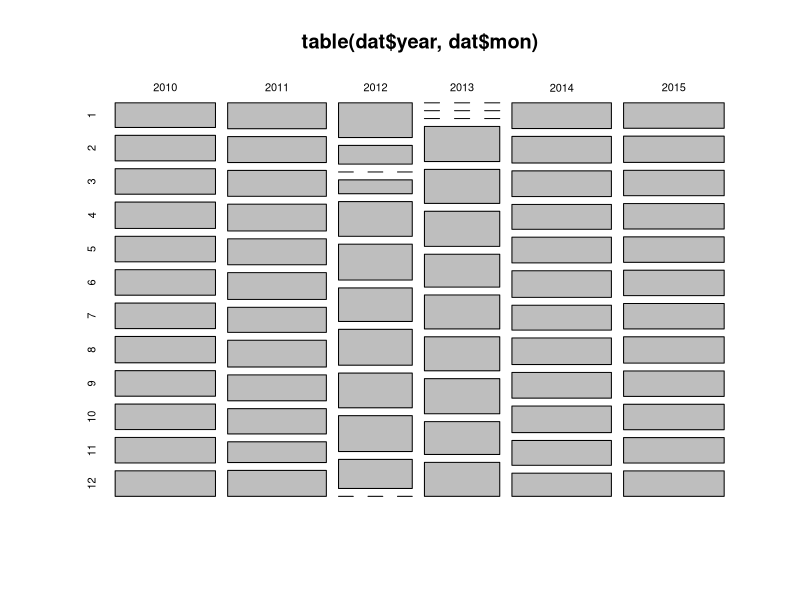
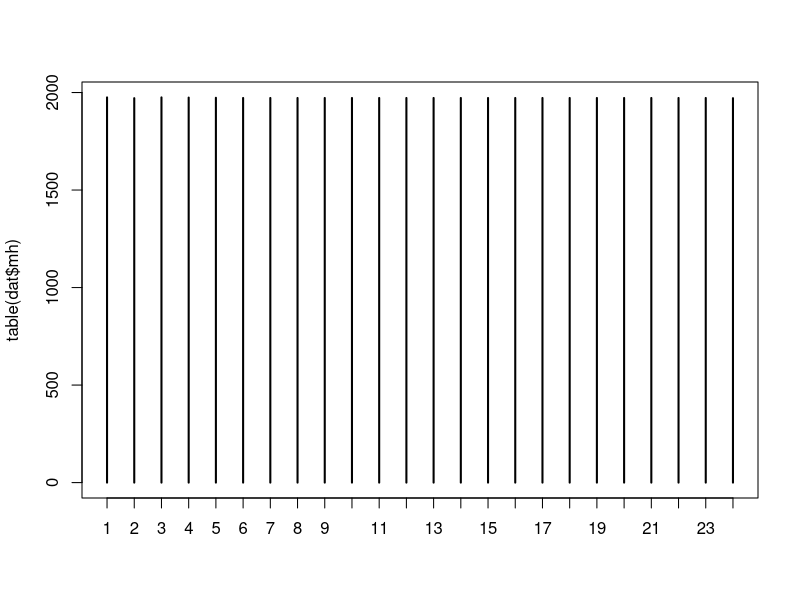
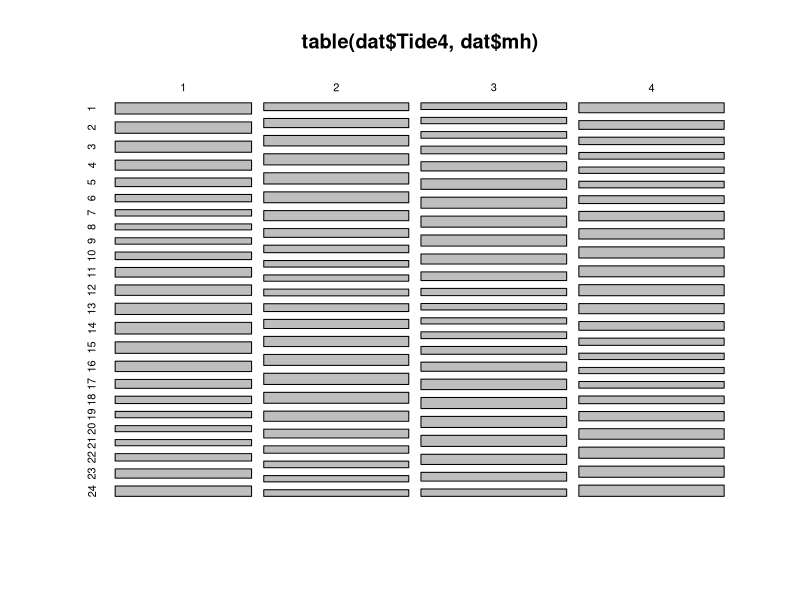
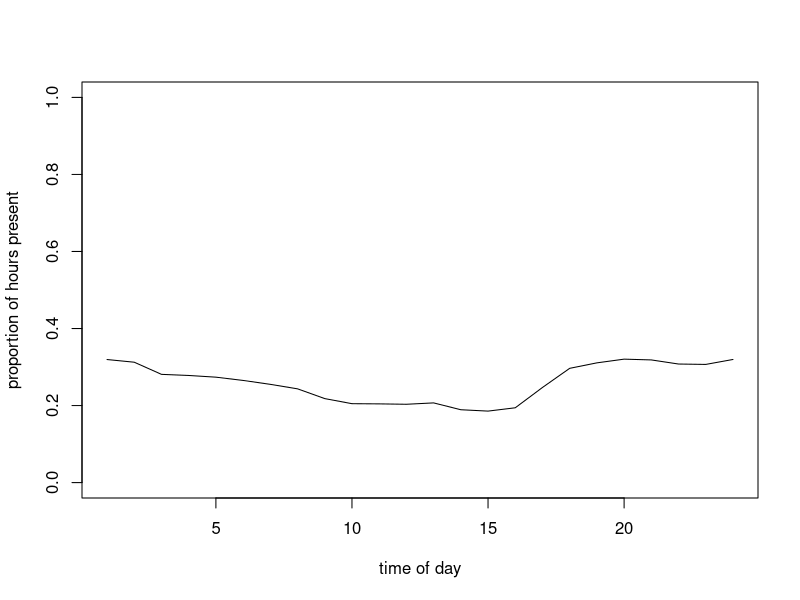
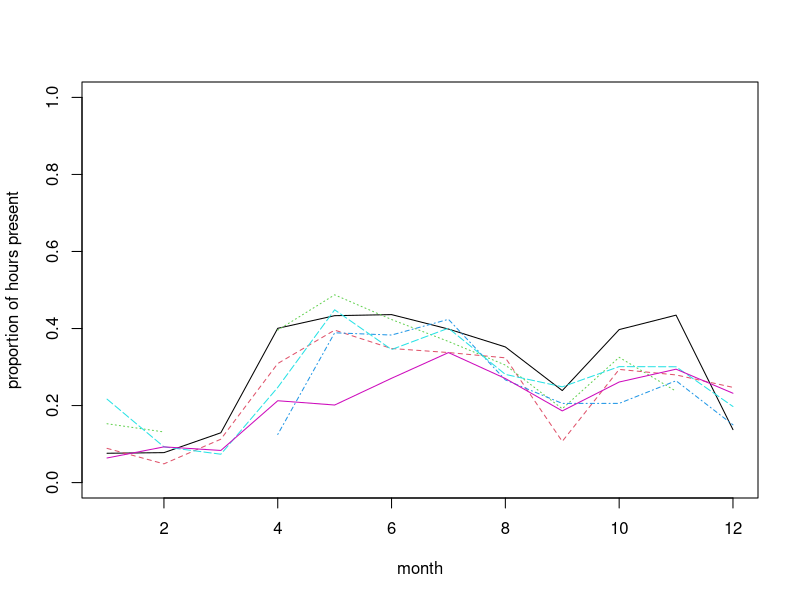
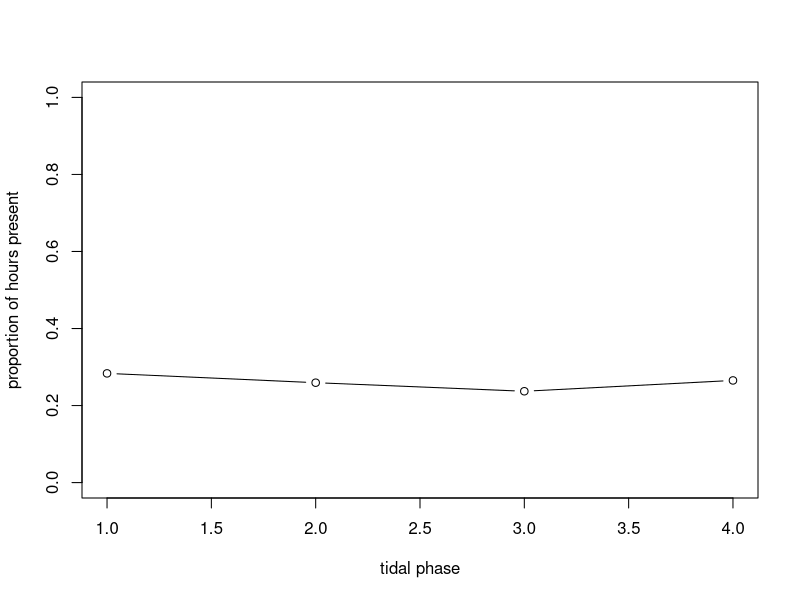
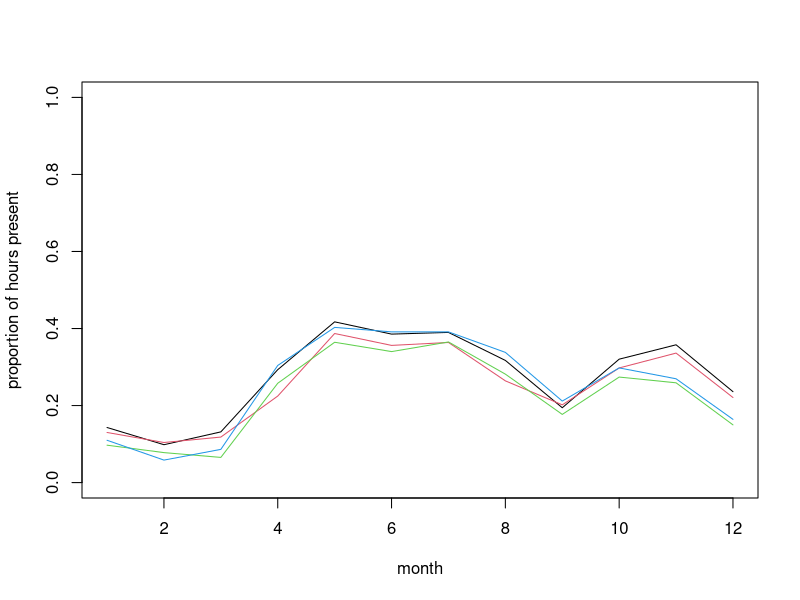
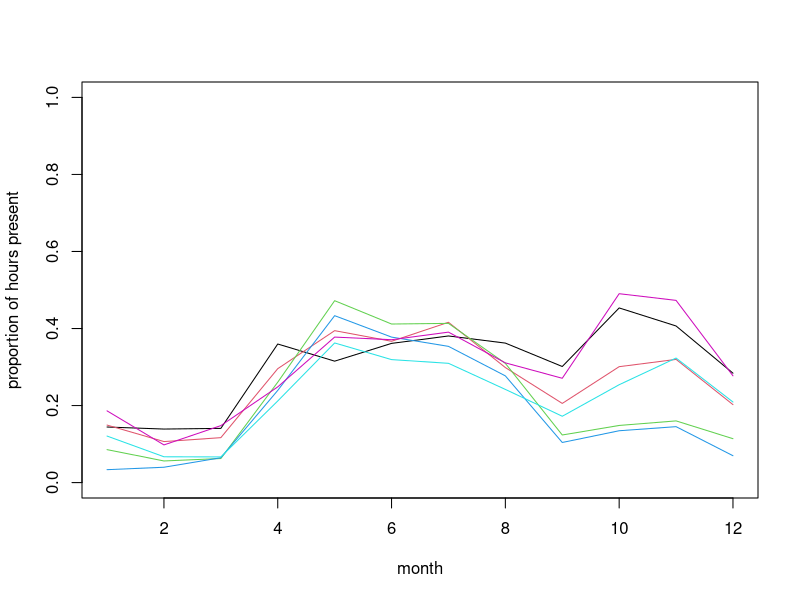

R code for these plots, in order:
## ---- chunk 1
knitr::opts_chunk$set(echo=TRUE, message = FALSE, warning = FALSE, eval = FALSE, cache = FALSE)

SOLUTIONS<- TRUE
## ---- chunk 2

dat<- read.csv("./data/dolphin.csv", stringsAsFactors= T)

# re-ordering factor levels for convenience:
dat$Per2<- factor(dat$Per2, levels= c("RestOfYear", "MayJun"))
# (making "RestOfYear" the reference level)
dat$Per4<- factor(dat$Per4, levels= c("RestOfYear", "MayJun1", "MayJun2", "MayJun3"))
dat$Time6<- factor(dat$Time6, levels= c("MNight", "AM1", "AM2", "MDay", "PM1", "PM2"))
# reordering chronologically

str(dat)
## ---- chunk 3
# count observations per year/month combination and represent as mosaicplot
plot(table(dat$year, dat$mon))
# CPOD failure in Feb-April 2012 and Dec 2012-March 2013

plot(table(dat$mh))
# fairly even representation of hours
# (that's on the random sample; Almost perfectly balanced on the full dataset)

plot(table(dat$Tide4, dat$mh))
# even representation of tides
# time of day and tidal phase not independent (but not a linear correlation)

# presence in relation to time of day
plot(tapply(dat$presence, list(dat$mh), mean), type= "l", ylim= c(0, 1),
		 xlab= "time of day", ylab= "proportion of hours present")

# are seasonal patterns similar between years?
matplot(tapply(dat$presence, list(dat$mon, dat$year), mean), type= "l",
				ylim= c(0, 1), xlab= "month", ylab= "proportion of hours present")

# Presence in relation to tide
plot(tapply(dat$presence, list(dat$Tide4), mean), type= "b", ylim= c(0, 1),
     xlab= "tidal phase",
		 ylab= "proportion of hours present")

matplot(tapply(dat$presence, list(dat$mon, dat$Tide4), mean), type= "l",
       ylim= c(0, 1),
			 xlab= "month", ylab= "proportion of hours present", lty= 1)
# no change in pattern of tide use across seasons

# Seasonal variation in diel pattern
matplot(tapply(dat$presence, list(dat$mon, dat$Time6), mean), type= "l", 
        ylim= c(0, 1), 
				xlab= "month", ylab= "proportion of hours present", lty= 1)
# stronger diel pattern in later part of the year

# Variation in diel pattern between May-June (red) and the rest of the year
matplot(tapply(dat$presence, list(dat$mh, dat$Per2), mean), type= "l",
        ylim= c(0, 1), 
				xlab= "time of day", ylab= "proportion of hours present", lty= 1)
# less nocturnal in spring?

# with more categories in spring
matplot(tapply(dat$presence, list(dat$mh, dat$Per4), mean), type= "l", 
        ylim= c(0, 1), 
				xlab= "time of day", ylab= "proportion of hours present", lty= 1)
# no obvious systematic difference between the 3 portions of May-June

## ---- chunk 4
PA1<- glm(presence ~ tideangle_deg + mh + julianday + tideangle_deg:mh +
					mh:julianday + tideangle_deg:julianday, family= binomial, data= dat)
## ---- chunk 5
summary(PA1)

# Model description:
# presence ~ Bernoulli(p)  or presence ~ Binomial(N= 1, p)
# log(p / (1-p)) = 
#       -1.04*(Intercept) + -0.0018*tideangle_deg - 0.0028*mh 
#       + 0.0015*julianday - 0.00010*tideangle_deg*mh 
#       + 3.63e-07*tideangle_deg*julianday + 5.48e-05*mh*julianday 

# "(Intercept)" general intercept
# "tideangle_deg" main effect of tide angle
# "mh" main effect of time of day
# "julianday" main effect of day of year
# "tideangle_deg:mh" does effect of tide angle change with time of day?
# "tideangle_deg:julianday" does effect of tide angle change with day of year?
# "mh:julianday" does effect of time of day change with day of year?

## ---- chunk 6
drop1(PA1, test= "Chisq")
# drop tideangle_deg:julianday

PA2<- update(PA1, . ~ . - tideangle_deg:julianday)
drop1(PA2, test= "Chisq")
# drop mh:julianday

PA3<- update(PA2, . ~ . - mh:julianday)
drop1(PA3, test= "Chisq")
# nothing left to drop.

# writing final model in full for clarity:
PA4<- glm(presence ~ tideangle_deg + mh + julianday + tideangle_deg:mh, 
          family= binomial, data= dat)

summary(PA4)
## ---- chunk 7
library(car)
vif(PA4)
# High for terms involved in the interaction, as expected. No concern.

par(mfrow= c(2, 2))
plot(PA4, col= dat$presence + 1) # red is presence, black is absence
# Not very useful statistical art. Not worth framing either.

# plot against predictors:
res4.p<- resid(PA4, type= "pearson")

par(mfrow= c(2, 2))
plot(res4.p ~ dat$tideangle_deg, col= dat$presence + 1)

plot(res4.p ~ dat$mh, col= dat$presence + 1)

plot(res4.p ~ dat$julianday, col= dat$presence + 1)

# Can't see anything useful.

# Use arm if you can:
library(arm)
par(mfrow= c(2, 2))
binnedplot(x= dat$tideangle_deg, y= res4.p, xlab= "Tide angle", nclass= 100)
binnedplot(x= dat$mh, y= res4.p, xlab= "hour")
binnedplot(x= dat$julianday, y= res4.p, xlab= "Day of the year", nclass= 100)
## ---- chunk 8
# clearly some unwanted patterns, especially in mh and julianday
# but possibly in tide angle, too
# all pointing at non-linear effects of the predictors on the response

## ---- chunk 9
par(mfrow= c(2, 2))
plot(res4.p ~ dat$tideangle_deg, col= dat$presence + 1)
tide.means<- tapply(res4.p, list(dat$tideangle_deg), mean)
tide.vals<- as.numeric(names(tide.means))
lines(tide.means ~ tide.vals, col= 3)
abline(h= 0, lty= 3, col= grey(0.5))

plot(res4.p ~ dat$mh, col= dat$presence + 1)
hour.means<- tapply(res4.p, list(dat$mh), mean)
lines(hour.means ~ as.numeric(names(hour.means)), col= 3)
abline(h= 0, lty= 3, col= grey(0.5))

plot(res4.p ~ dat$julianday, col= dat$presence + 1)
day.means<- tapply(res4.p, list(dat$julianday), mean)
lines(day.means ~ as.numeric(names(day.means)), col= 3)
abline(h= 0, lty= 3, col= grey(0.5))

# Same story.
## ---- chunk 10
# there are several ways the non-linearity could be addressed. 
# one of the most straightforward with glm() is to discretize
# continuous predictors into bins and to treat them as factors.

# Each of the predictors we started with already has one or more 
# categorical counterpart in the data set.
# I suggest you try fTide4 + Per2 + Time6 + fTide4:Per2 + fTide4:Time6 + Per2:Time6, with fTide4 being the factor version of Tide4.
# You can choose something else or cut your own predictors, too.

## ---- chunk 11
# convert numerically coded categorical variables into factors:
dat$fTide4<- factor(dat$Tide4)

PA10<- glm(presence ~ fTide4 + Per2 + Time6 + fTide4:Per2 + fTide4:Time6 +
					 	Per2:Time6, family= binomial, data= dat)

drop1(PA10, test= "Chisq")
# drop fTide4:Time6

PA11<- glm(presence ~ fTide4 + Per2 + Time6 + fTide4:Per2 + Per2:Time6,
					 family= binomial, data= dat)

drop1(PA11, test= "Chisq")
# drop fTide4:Per2

PA12<- glm(presence ~ fTide4 + Per2 + Time6 + Per2:Time6,
					 family= binomial, data= dat)

drop1(PA12, test= "Chisq")
# nothing else to drop

summary(PA12)
anova(PA12, test= "Chisq")
# fTide4 contributes minimally

# Total proportion of deviance explained is 
(PA12$null.deviance - PA12$deviance) / PA12$null.deviance # 3%
## ---- chunk 12
# plot against predictors:
 res12.p<- resid(PA12, type= "pearson")

library(arm)
par(mfrow= c(2, 2))
binnedplot(x= dat$tideangle_deg, y=  res12.p, xlab= "Tide angle", nclass= 100)
# okay
binnedplot(x= dat$mh, y=  res12.p, xlab= "hour")
# okay
binnedplot(x= dat$julianday, y=  res12.p, xlab= "Day of the year", nclass= 100)
# less than good (model only allows for difference between May-June
# and rest of the year)

# Check seasonal variation in diel pattern again ("time by season" interaction):
matplot(tapply(res12.p, list(dat$mon, dat$Time6), mean), type= "l", 
        xlab= "month", ylab= "proportion of hours present", lty= 1)
# still residual variation in diel pattern in later part of the year
# (not surprising as there is nothing in the model aiming at capturing this)

# residuals suggest a finer binning of time of the year
# is required for the predictors. Or an approach that circumvents the issues
# with binning (see reference at the end for an alternative approach).

## ---- chunk 13
PA12.dat4pred<- expand.grid(Time6= levels(dat$Time6),
                                Per2= levels(dat$Per2),
								fTide4= "1")
## ---- chunk 14
PA12.pred<- predict(PA12, PA12.dat4pred, type= "link", se.fit= T)

PA12.dat4pred$fit.resp<- exp(PA12.pred$fit)/(1+exp(PA12.pred$fit)) 
# or plogis(PA12.pred$fit)

# lower 95% CI
PA12.dat4pred$LCI<- plogis(PA12.pred$fit - 1.96*PA12.pred$se.fit)
# upper 95% CI
PA12.dat4pred$UCI<- plogis(PA12.pred$fit + 1.96*PA12.pred$se.fit)
## ---- chunk 15
par(mfrow= c(1, 1))
plot(as.numeric(PA12.dat4pred$Time6), PA12.dat4pred$fit.resp, pch= 16, cex= 1.4,
      col= PA12.dat4pred$Per2, xlab= "Section of day",
		  ylab= "Fitted probability (assuming Tide = 1)", ylim= c(0, 1))

arrows(x0= as.numeric(PA12.dat4pred$Time6), x1= as.numeric(PA12.dat4pred$Time6),
          y0= PA12.dat4pred$LCI, y1= PA12.dat4pred$UCI,
		  col= PA12.dat4pred$Per2, length= 0.02, angle= 90, code= 3)

legend(x= "topright", legend= c("RestOfYear", "MayJun"), col= c(1, 2), lty= 1, pch= 16)
## ---- chunk 16
PA10.MAM.stepAIC<- step(PA10)

anova(PA10.MAM.stepAIC, test= "Chisq")
# same model as PA13

# convert 'mon' into factor
dat$fMonth<- factor(dat$mon)
# fit new model
PA20<- glm(presence ~ fTide4 + fMonth + Time6 + fTide4:fMonth + fTide4:Time6 +
					 	fMonth:Time6, family= binomial, data= dat)

PA20.MAM.stepAIC<- step(PA20)

anova(PA20.MAM.stepAIC, test= "Chisq")
# Same structure selected: tide, plus season (month) by time of day
AIC(PA10.MAM.stepAIC)
AIC(PA20.MAM.stepAIC)
# Monthly model vastly favoured despite the 60 extra parameters

anova(PA10.MAM.stepAIC, PA20.MAM.stepAIC, test= "Chisq")
# also clearly favoured by likelihood ratio test

# residual analysis:
res20.d<- resid(PA20.MAM.stepAIC, type= "pearson")
library(arm)
par(mfrow= c(2, 2))
binnedplot(x= dat$tideangle_deg, y=   res20.d, xlab= "Tide angle", nclass= 100)
binnedplot(x= dat$mh, y=   res20.d, xlab= "hour")
binnedplot(x= dat$julianday, y=   res20.d, xlab= "Day of the year", nclass= 100)
# Check seasonal variation in diel pattern again ("time by season" interaction):
matplot(tapply( res20.d, list(dat$mon, dat$Time6), mean), type= "l",
        xlab= "month", 
				ylab= "proportion of hours present", lty= 1)
# much improved

## ---- chunk 17
# dolphins have a weak but apparently stable preference for certain tidal states in Sutors.

# According to model PA13, they are more likely to be seen during the day in
# May/June than in other months where they are more nocturnal (more detail
# could be obtained by plotting the predicted hour of day effect per month
# from PA20.MAM.stepAIC), like this:

par(mfrow= c(3, 4))
for(month in 1:12){
	dat4pred<- expand.grid(Time6= levels(dat$Time6),
                                fMonth= as.character(month),
								fTide4= "1")
	PA20.pred<- predict(PA20.MAM.stepAIC, dat4pred, type= "link", se.fit= T)
	dat4pred$fit.resp<- plogis(PA20.pred$fit)
	dat4pred$LCI<- plogis(PA20.pred$fit - 1.96*PA20.pred$se.fit)
	dat4pred$UCI<- plogis(PA20.pred$fit + 1.96*PA20.pred$se.fit)
	plot(as.numeric(dat4pred$Time6), dat4pred$fit.resp, pch= 16, 
		  cex= 1.4, main= paste("Month =", month),
          col= 1, xlab= "Section of day",
		  ylab= "Fitted probability (assuming Tide = 1)", ylim= c(0, 1))
	arrows(x0= as.numeric(dat4pred$Time6), x1= as.numeric(dat4pred$Time6),
          y0= dat4pred$LCI, y1= dat4pred$UCI,
		  col= grey(0.5), length= 0.02, angle= 90, code= 3)
}

# According to the better supported model, they tend to use the site more
#  in May, June and 
# July day and night, visit mostly by night from October to December,
#  and seldom from Jan to March.

# There are few assumptions for the Bernoulli distribution other than 
# observations being zeros and ones.
# Some assumptions valid for all models still apply here, such as: model 
# correctly specified; independent
# residuals. The latter is violated in this data set due to consecutive 
# measurements in time. This issue
# is explored in the linked paper, using mixed models for non-independent data 
# (covered in course BI5302). 
# The paper also uses GAMs for avoiding the discretization of 
# continuous variables, and
# accounting for the cyclicity of the preditors (estimates at each end should 
# match, e.g. 31st Dec-1st Jan, or 23:59 - 00:00)

# Of note is the low proportion of deviance explained by the model,
# despite its complexity (75 parameters):
(PA20.MAM.stepAIC$null.deviance - PA20.MAM.stepAIC$deviance) /
	PA20.MAM.stepAIC$null.deviance 
# 10%. This is quite normal with Bernoulli data.
